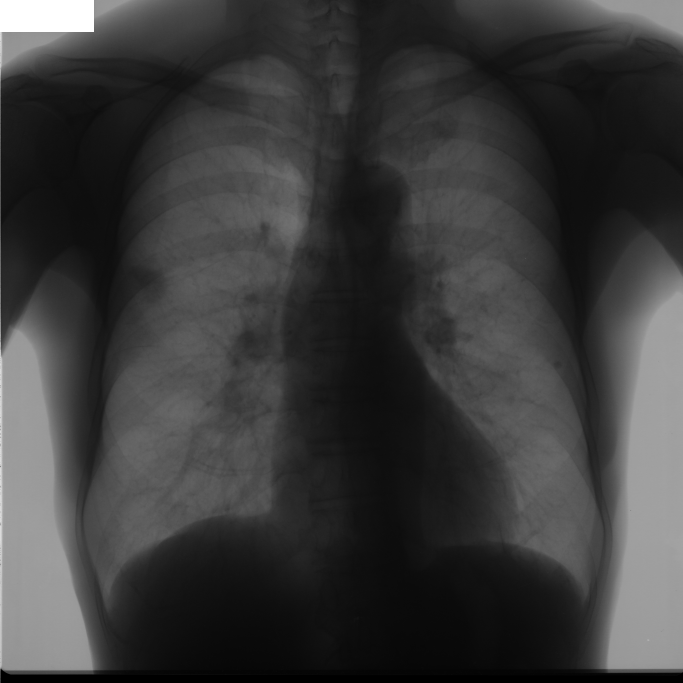
%> input picture JSRT/JSRT/JPCLN007.png, 2048 x 2048 px (shown at 1/3 size); its folder holds only this picture in this run
$ octave Pr_dataset_generation_seg_bse_3class_512_4pix2pix.m   (GNU Octave 9; MATLAB toolbox functions it lacks are replaced by stand-ins)
%> lines starting %> are read from the running program, lines starting %| are printed output that depends on the picture; in (x1, y1, x2, y2) boxes, pixels count from 0 and x2, y2 are one past the last pixel; in counts of white or black regions, pixels touching at a corner belong together; the program's own positions count from 1

clc
clear
close all


PathHere=pwd;

path_orig='.\JSRT\JSRT\';
addpath(path_orig);
path_heart='.\Masks-1024\All Masks\heart\';
addpath(path_heart);
path_left='.\Masks-1024\All Masks\left lung\';
addpath(path_left);
path_right='.\Masks-1024\All Masks\right lung\';
addpath(path_right);
path_BSE='.\BSE_JSRT\BSE_JSRT\';

% orig
Dir=dir(fullfile(path_orig,'*.png'));
Pathname_orig=[PathHere '\512_Originals\'];
Pathname_seg=[PathHere '\512_Segments\'];
Pathname_bse=[PathHere '\512_BSEs\'];

mkdir('512_Originals')
mkdir('512_Segments')
mkdir('512_BSEs')

for i=1:length(Dir)
    [X,map]=imread(Dir(i).name);
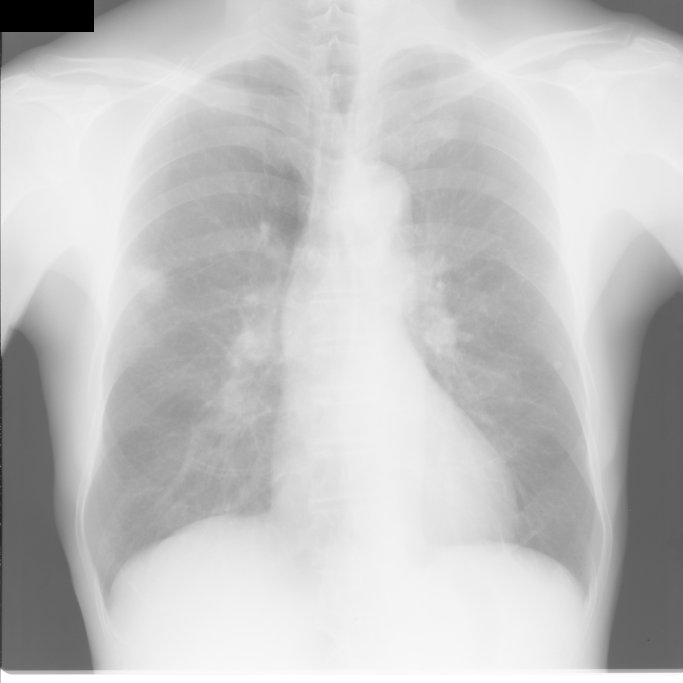
%> X: size 2048x2048 uint8 (shown at 1/3 size); min 0, max 255, mean 196.3
%> map = 256 rows, first 12: [1 1 1; 0.996 0.996 0.996; 0.992 0.992 0.992; 0.988 0.988 0.988; 0.984 0.984 0.984; 0.98 0.98 0.98; 0.976 0.976 0.976; 0.973 0.973 0.973; 0.969 0.969 0.969; 0.965 0.965 0.965; 0.961 0.961 0.961; 0.957 0.957 0.957]
    if ~isempty(map)
     Img = ind2rgb(X,map);   %将图片转换为RGB格式
    end
    %imfinfo(Dir(i).name)
    % figure;imshow(Img,[]);

    % Intensity Normalization
    Img=double(Img);
    Img_resized=imresize(Img,[512 512]);
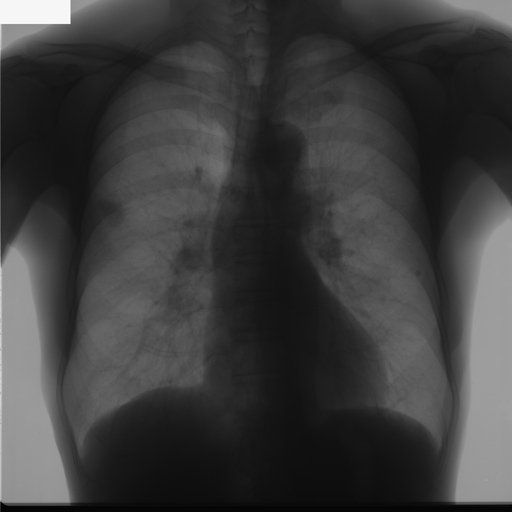
%> Img_resized: size 512x512x3 double; min -0.0257, max 1.03, mean 0.23; drawn with min black and max white
    Img_normalized=(Img_resized-min(Img_resized(:)))/(max(Img_resized(:))-min(Img_resized(:)));
    % figure;imshow(Img_normalized,[]);
    % min(Img_normalized(:))
    % max(Img_normalized(:))

    Img_normalized=uint8(Img_normalized*255);
%> Img_normalized: size 512x512x3 uint8
    filename=[Pathname_orig Dir(i).name];
    imwrite(Img_normalized,filename);

    % Segments
    filename=[Dir(i).name(1:end-3) 'gif'];
    Img_Heart=imresize(imread([path_heart filename]),[512 512]);
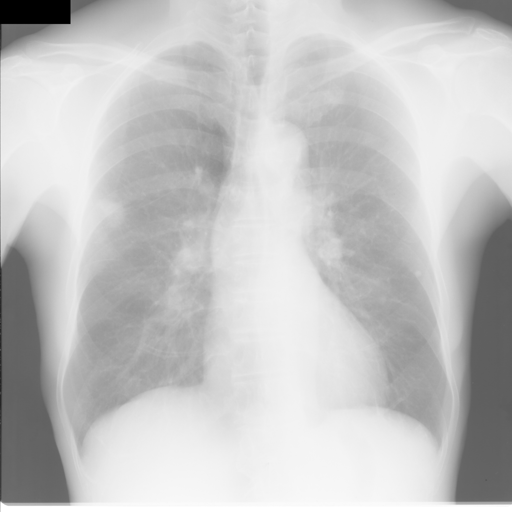
%> Img_Heart: size 512x512 uint8; min 0, max 255, mean 196.3
    Img_Left=imresize(imread([path_left filename]),[512 512]);
    Img_Right=imresize(imread([path_right filename]),[512 512]);

    Mask(:,:,1)=Img_Heart;
    Mask(:,:,2)=Img_Left;
    Mask(:,:,3)=Img_Right;
    Mask4=Img_Right+Img_Left;
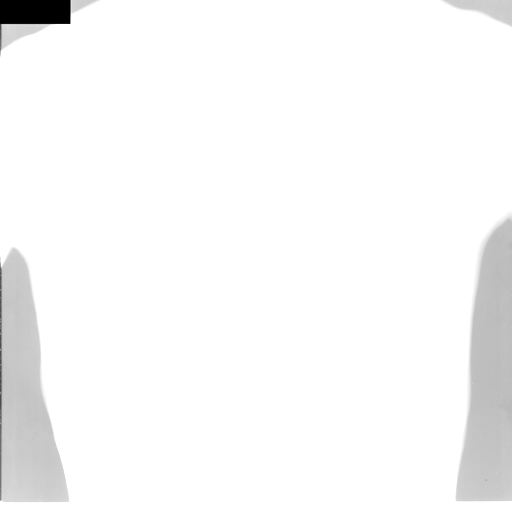
%> Mask4: size 512x512 uint8; min 0, max 255, mean 247.9
    Mask4=double(Mask4/255);
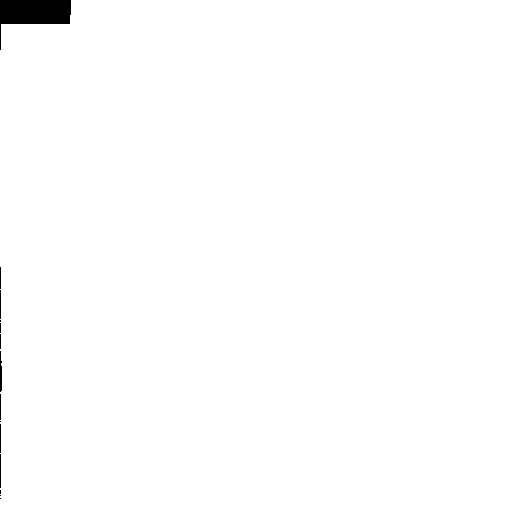
%> Mask4: size 512x512 double; values 0 (black) and 1 (white), 99.3% white; 14 black regions (7 under 20 px), largest, box (x1, y1, x2, y2) and area: (0, 0, 71, 50) 1721, (0, 351, 2, 392) 68, (0, 454, 1, 488) 34

    % imshow(Mask);
    filename=[Pathname_seg Dir(i).name];
    imwrite(Mask,filename);

    %BSE
    filename=[Dir(i).name(1:end-3) 'png'];
    Img_BSE=imresize(double(imread([path_BSE filename])),[512 512]);
%> Img_BSE: size 512x512x3 double; min 0, max 255, mean 196.3; mean of the top-left, top-right, bottom-left and bottom-right quarters 197.6, 207.9, 185.7, 194.1
    Img_BSE_normalized=(Img_BSE-min(Img_BSE(:)))/(max(Img_BSE(:))-min(Img_BSE(:)));
    Img_BSE_normalized_masked=Mask4.*Img_BSE_normalized;
    Img_BSE_normalized=uint8(Img_BSE_normalized_masked*255);
%> Img_BSE_normalized: size 512x512x3 uint8
    filename=[Pathname_bse Dir(i).name];
    imwrite(Img_BSE_normalized_masked,filename);

end

$ run again, on JSRT/JSRT/JPCLN056.png
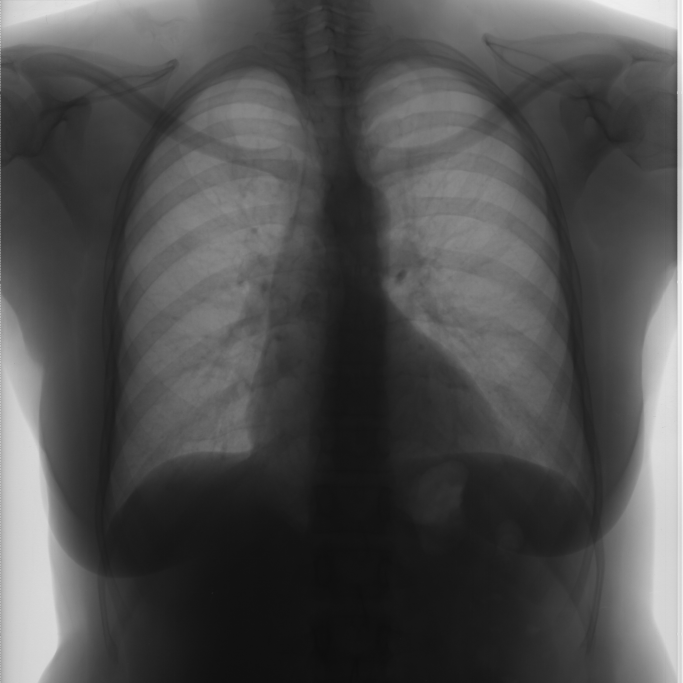
%> input picture JSRT/JSRT/JPCLN056.png, 2048 x 2048 px (shown at 1/3 size)
%> map = 256 rows, first 12: [1 1 1; 0.996 0.996 0.996; 0.992 0.992 0.992; 0.988 0.988 0.988; 0.984 0.984 0.984; 0.98 0.98 0.98; 0.976 0.976 0.976; 0.973 0.973 0.973; 0.969 0.969 0.969; 0.965 0.965 0.965; 0.961 0.961 0.961; 0.957 0.957 0.957]
%> `Mask4=double(Mask4/255);`:
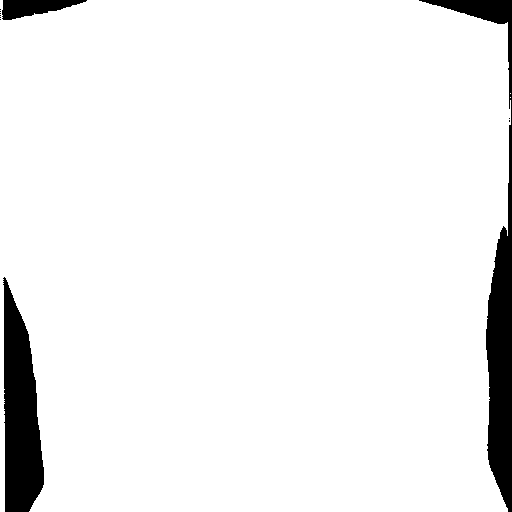
%> Mask4: size 512x512 double; values 0 (black) and 1 (white), 94.2% white; 11 black regions (8 under 20 px), largest, box (x1, y1, x2, y2) and area: (419, 0, 512, 512) 7746, (3, 277, 44, 512) 6535, (2, 0, 87, 20) 1027
%> `Img_BSE_normalized_masked=Mask4.*Img_BSE_normalized;`:
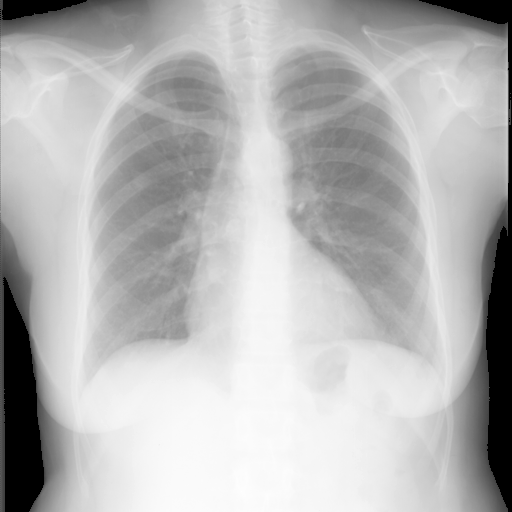
%> Img_BSE_normalized_masked: size 512x512x3 double; min 0, max 1, mean 0.713

$ run again, on JSRT/JSRT/JPCLN057.png
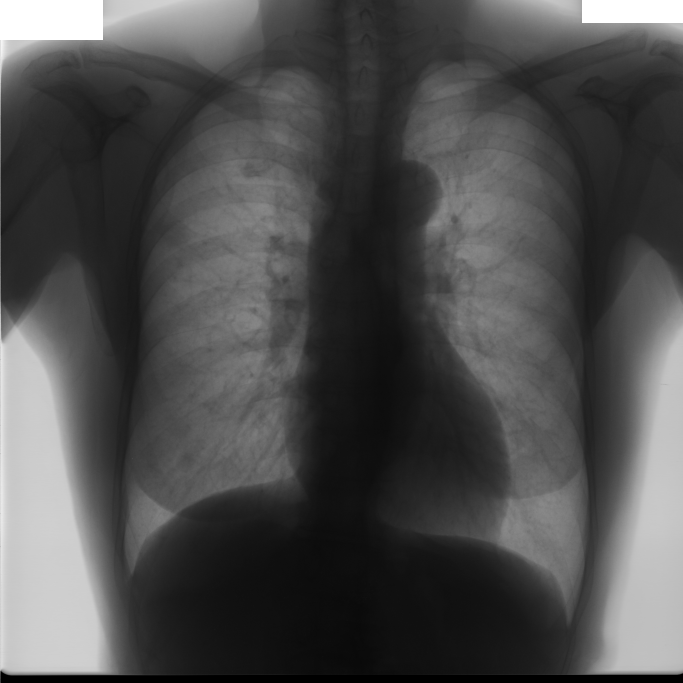
%> input picture JSRT/JSRT/JPCLN057.png, 2048 x 2048 px (shown at 1/3 size)
%> map = 256 rows, first 12: [1 1 1; 0.996 0.996 0.996; 0.992 0.992 0.992; 0.988 0.988 0.988; 0.984 0.984 0.984; 0.98 0.98 0.98; 0.976 0.976 0.976; 0.973 0.973 0.973; 0.969 0.969 0.969; 0.965 0.965 0.965; 0.961 0.961 0.961; 0.957 0.957 0.957]
%> `Mask4=double(Mask4/255);`:
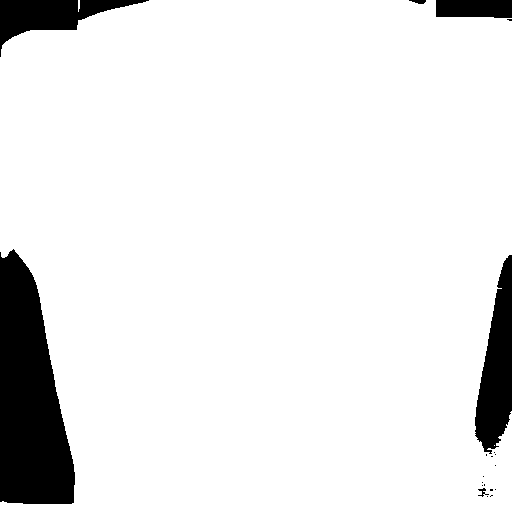
%> Mask4: size 512x512 double; values 0 (black) and 1 (white), 91.4% white; 20 black regions (14 under 20 px), largest, box (x1, y1, x2, y2) and area: (0, 249, 75, 504) 13502, (475, 255, 512, 454) 4507, (0, 0, 149, 57) 3226, (436, 0, 512, 18) 1310, (409, 0, 426, 4) 47, (478, 488, 489, 497) 36
%> `Img_BSE_normalized_masked=Mask4.*Img_BSE_normalized;`:
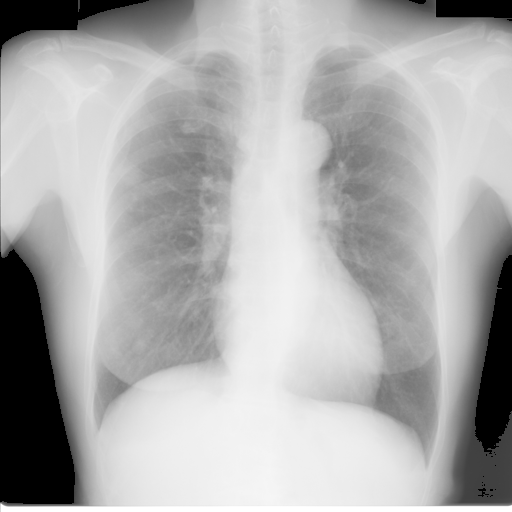
%> Img_BSE_normalized_masked: size 512x512x3 double; min 0, max 1, mean 0.681

$ run again, on JSRT/JSRT/JPCLN015.png
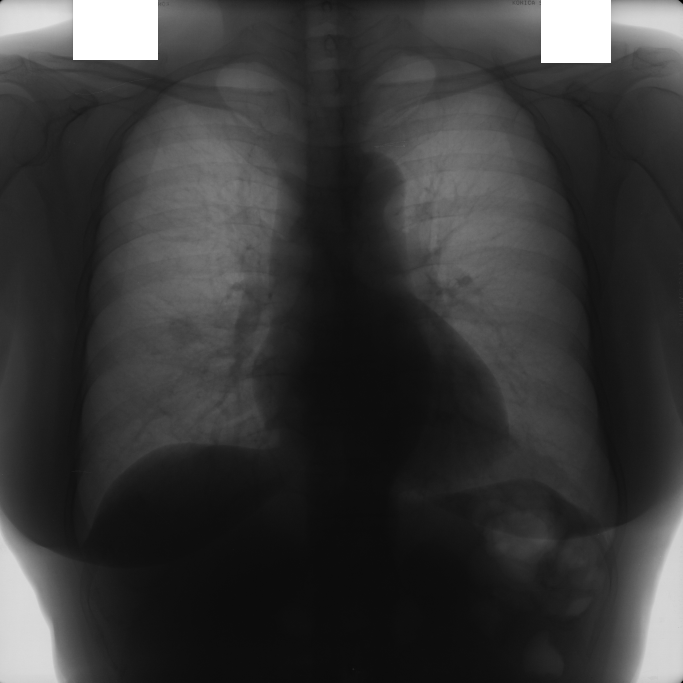
%> input picture JSRT/JSRT/JPCLN015.png, 2048 x 2048 px (shown at 1/3 size)
%> map = 256 rows, first 12: [1 1 1; 0.996 0.996 0.996; 0.992 0.992 0.992; 0.988 0.988 0.988; 0.984 0.984 0.984; 0.98 0.98 0.98; 0.976 0.976 0.976; 0.973 0.973 0.973; 0.969 0.969 0.969; 0.965 0.965 0.965; 0.961 0.961 0.961; 0.957 0.957 0.957]
%> `Mask4=double(Mask4/255);`:
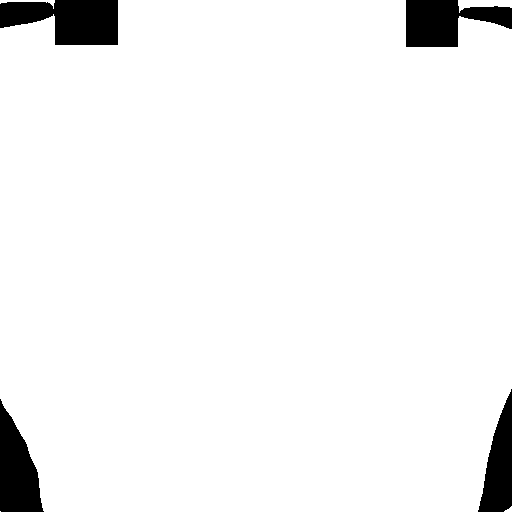
%> Mask4: size 512x512 double; values 0 (black) and 1 (white), 95.1% white; 4 black regions, box (x1, y1, x2, y2) and area: (0, 0, 118, 45) 3954, (406, 0, 512, 47) 3230, (0, 399, 44, 512) 3087, (478, 389, 512, 512) 2443
%> `Img_BSE_normalized_masked=Mask4.*Img_BSE_normalized;`:
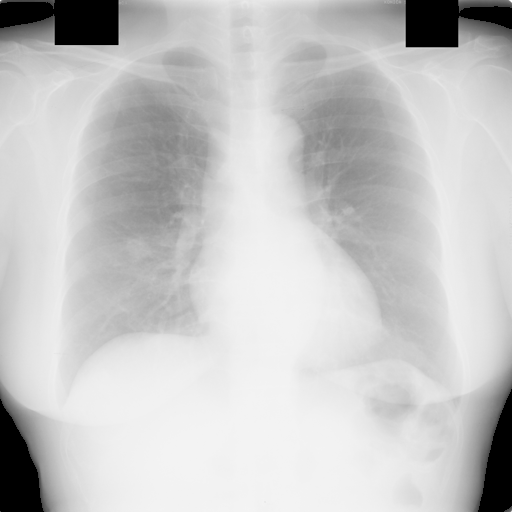
%> Img_BSE_normalized_masked: size 512x512x3 double; min 0, max 1, mean 0.776
